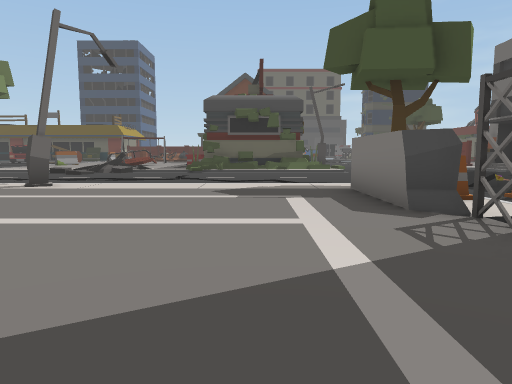
View 1 (above)

24 first-person views from a walk through a 3-D level made in the Unity game engine. The camera is 1.4 m above the floor, tilts 6° down and sees 70° across. The floor is counted in squares, 2 m on a side. Each view is taken from the middle of a square. On the plan, view 1 faces up. The plan holds only what a view shows up to about 11 squares ahead; the rest is blank. The place goes on beyond the plan.

View 2
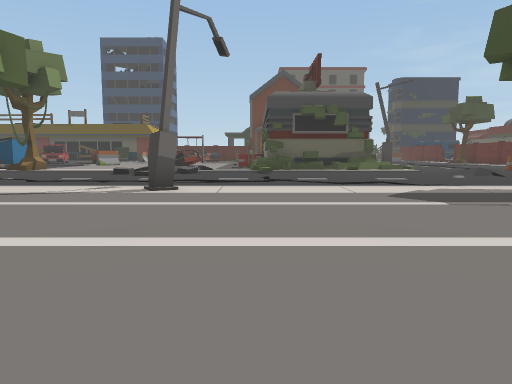

View 3
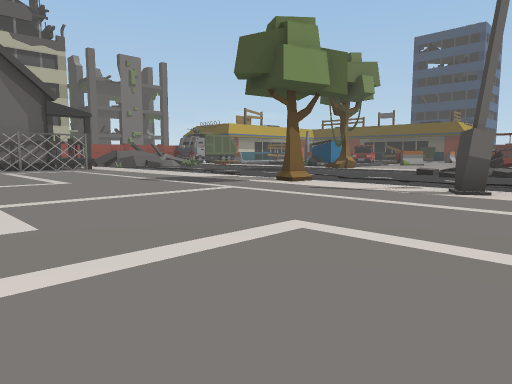

View 4
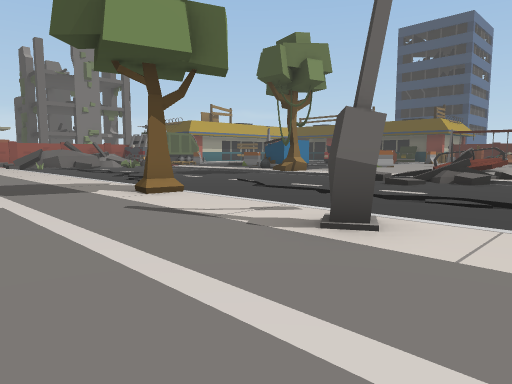

View 5
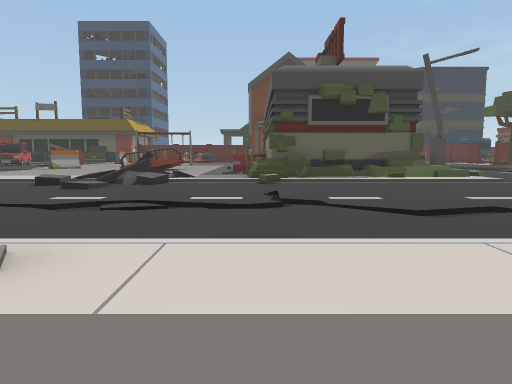

View 6
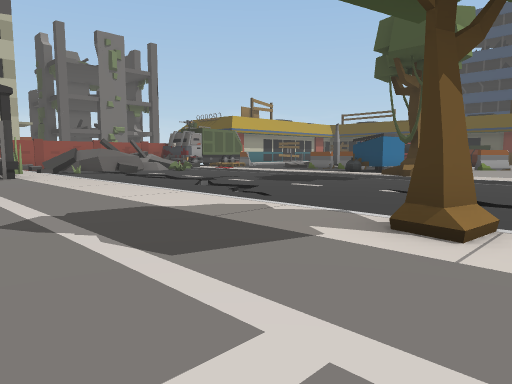

View 7
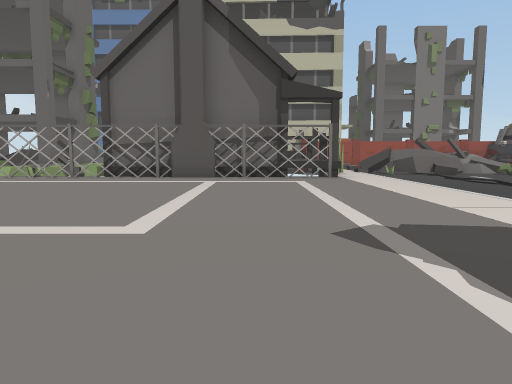

View 8
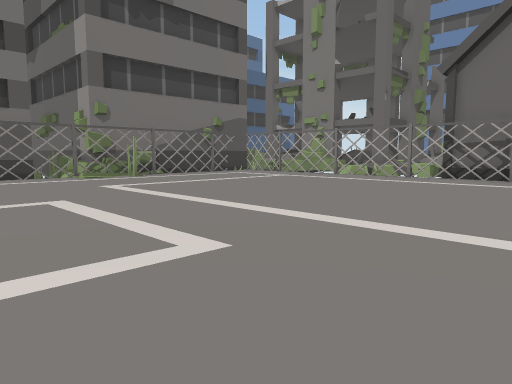

View 9
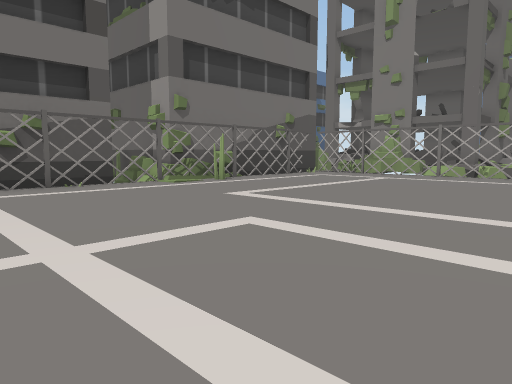

View 10
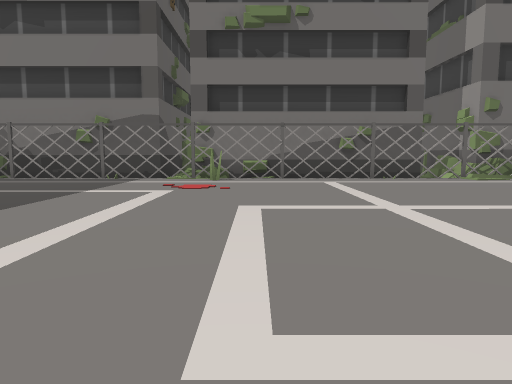

View 11
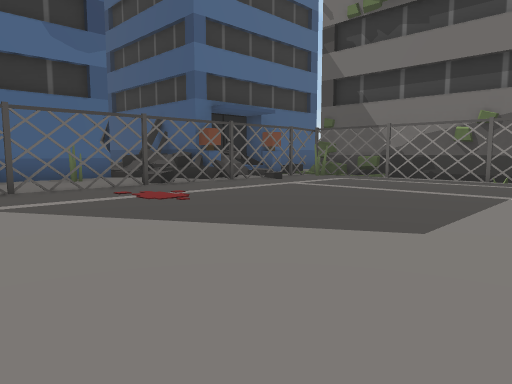

View 12
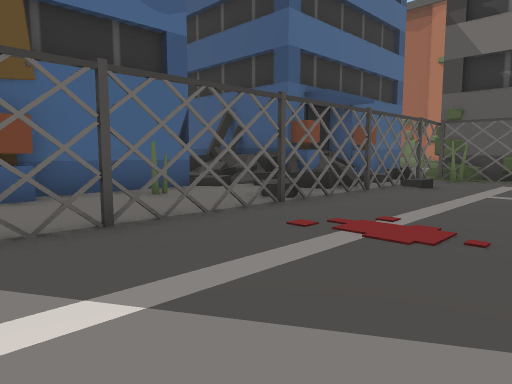

View 13
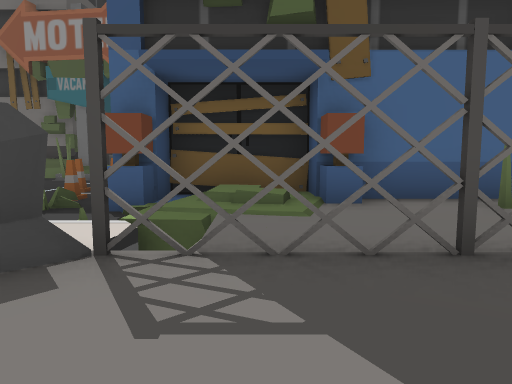

View 14
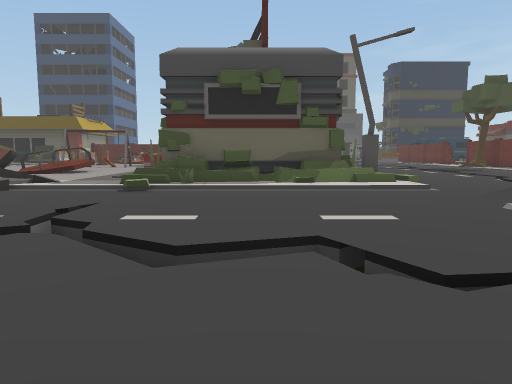

View 15
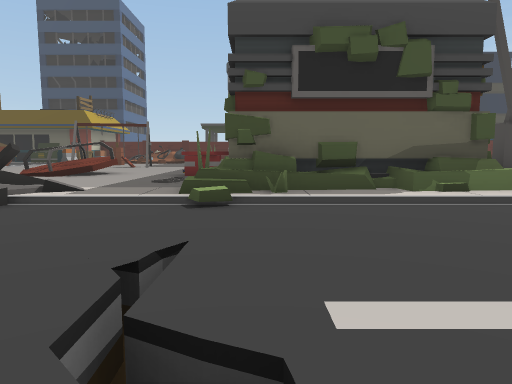

View 16
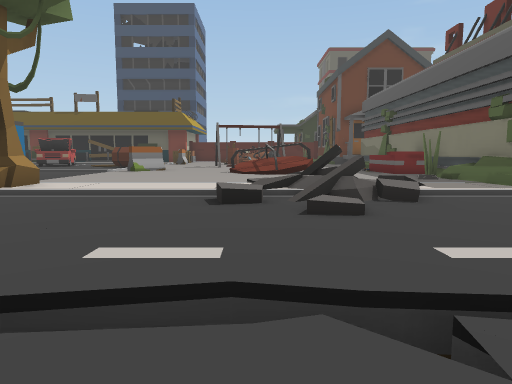

View 17
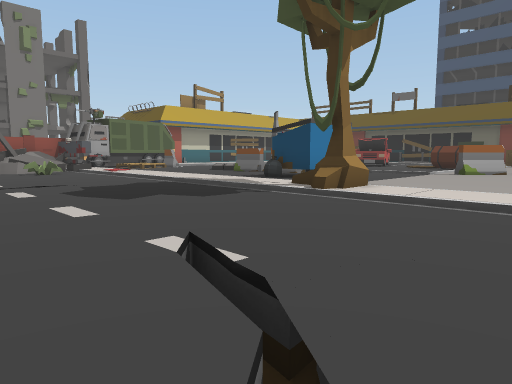

View 18
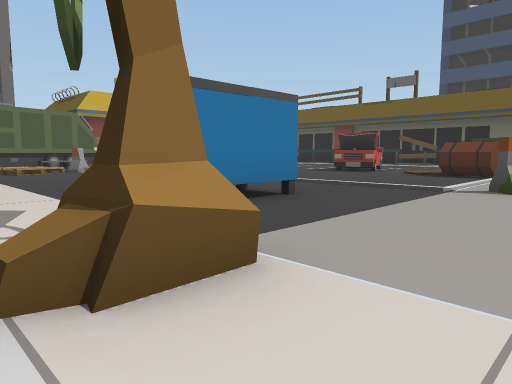

View 19
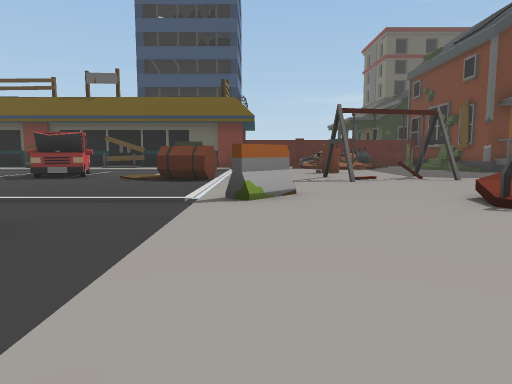

View 20
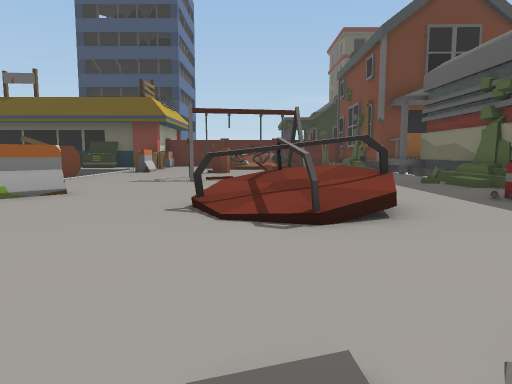

View 21
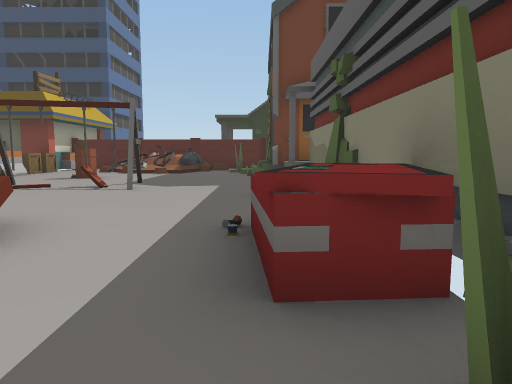

View 22
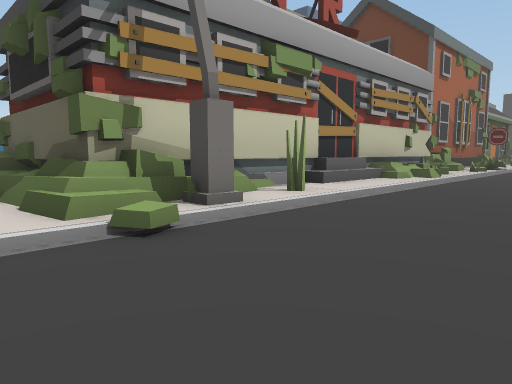

View 23
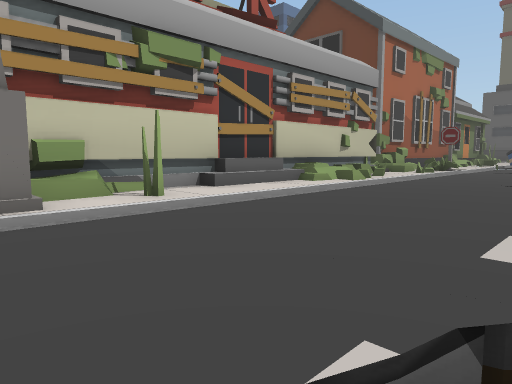

View 24
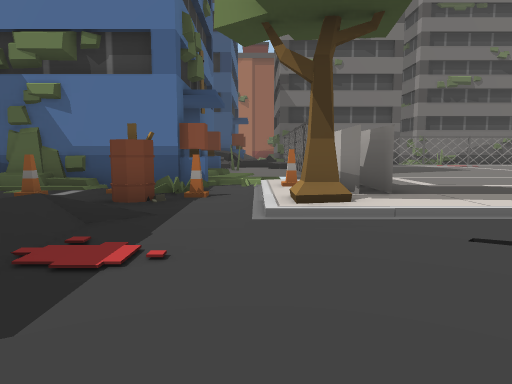

### Floor plan
Key: @ floor where view 1 was taken; # wall or solid block; x gap in a wall; . main floor; : floor 0.25 m higher than the main floor; - floor 0.25 m lower than the main floor; / step, stairs or slope; = window, fence, low wall or low ledge; v drop or lower ground; T tree; C cone; H thing the floor can be seen under or through; U house; B barrel; O other object.
Columns run from 20 left of view 1 to 8 right of it. Each row starts with its distance up from view 1.
 29   O      ........##     /--
 28  -O-/.O/..O..O...##   #=/--
 27  ----/O/.../OO...##   #//--
 26   -----/..O......##   #//---
 25   -----/.........##   #//---
 24    ----/........./#   #./---
 23     ---/O...OO../O#   #./---
 22     ......./ O/.OO#   #./---
 21     ........//..OO#   ##/---v
 20      #...........##   ##/---v
 19 --  OO........../##   ##/----
 18 --..O......./=#..######=/----
 17  ...../T..../==/.#==//=#/---
 16 /////////////==//////////--/
 15 ------------//-----------/
 14 -------------/-----------
 13 --v--------------v------/
 12 -v v------vvvvv-vvv-------
 11 v/--vvv--------v/--vvv----/
 10 -/-----=--------/-----=---/
  9 ///////////T///////////////
  8 ...........T...#......#T/--
  7 #.....................#./CB-C
  6 #.....................#C///C-
  5 U.....................#./####
  4 U.....................xH/.##
  3 U.....................HH.:#
  2 #.....................HH.##
  1 #.....................HH.##
  0 #...................@.HH.#
 -1 #.....................HH
 -2 #......................#
 -3 #......................#
 -4  ......................#
 -5   ....................##=
 -6    ...................OO#
 -7     .###......#.......##=
 -8      ###################

Where each view was taken, in squares from view 1:
view 1: 0 up, 0 right, facing up
view 2: 1 up, 3 left, facing up
view 3: 1 up, 3 left, facing up-left
view 4: 5 up, 3 left, facing up-left
view 5: 6 up, 3 left, facing up
view 6: 5 up, 8 left, facing up-left
view 7: 5 up, 9 left, facing left
view 8: 4 up, 9 left, facing down-left
view 9: 1 up, 8 left, facing down-left
view 10: 3 up, 7 left, facing down
view 11: 3 up, 5 left, facing down-right
view 12: 3 up, 1 left, facing down-right
view 13: 3 up, 0 right, facing right
view 14: 8 up, 0 right, facing up
view 15: 11 up, 2 left, facing up
view 16: 10 up, 8 left, facing up
view 17: 11 up, 9 left, facing up-left
view 18: 16 up, 11 left, facing up-left
view 19: 17 up, 12 left, facing up
view 20: 17 up, 8 left, facing up
view 21: 19 up, 4 left, facing up
view 22: 16 up, 7 right, facing up-left
view 23: 18 up, 8 right, facing up-left
view 24: 13 up, 4 right, facing down
